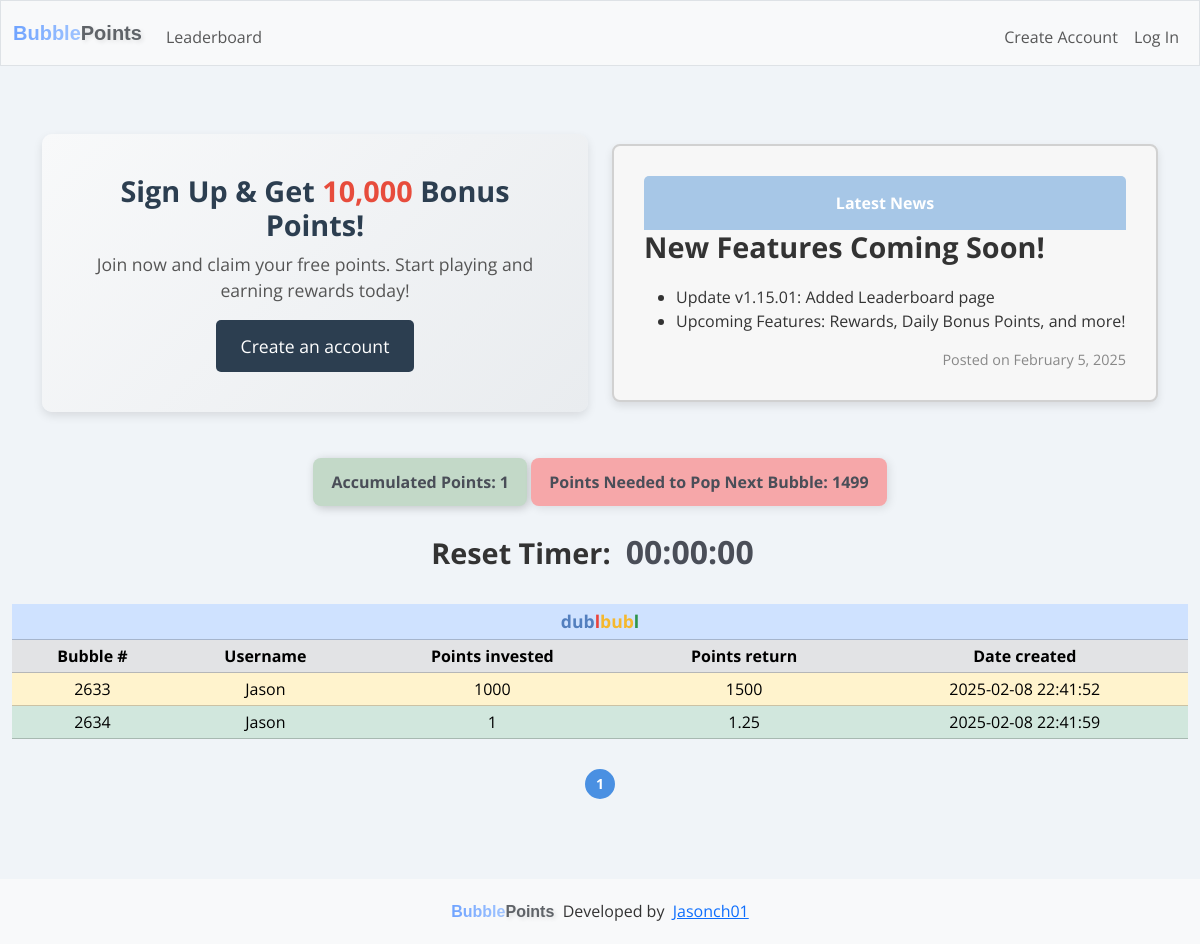
Before: / with the older database file.
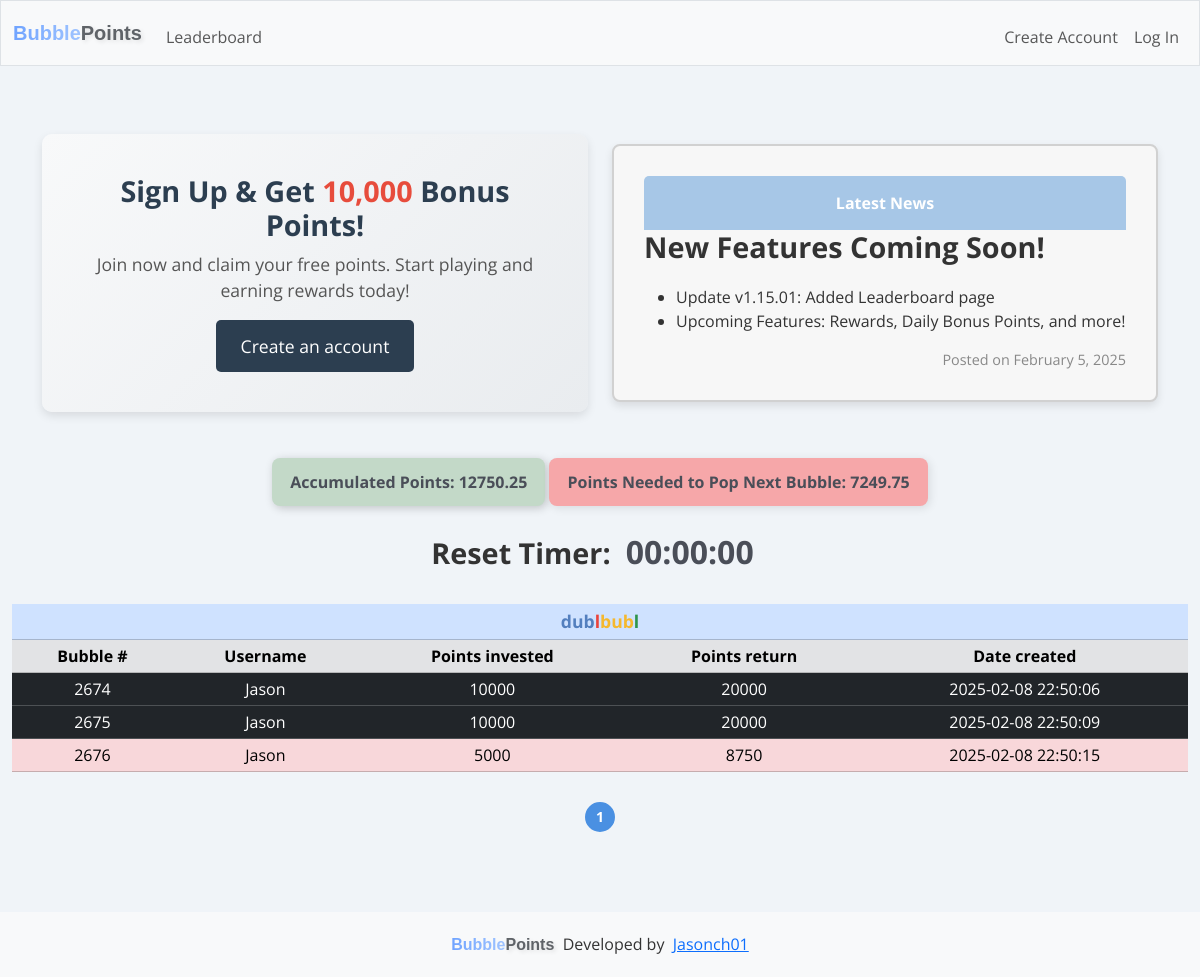
After: the same page with the newer database file.
### tables this page shows
CREATE TABLE points_tracker (
            tracker_id INTEGER PRIMARY KEY AUTOINCREMENT NOT NULL,
            current_points_in INTEGER NOT NULL,
            date_created TEXT NOT NULL        
        );

CREATE TABLE dublbubl (
    row_id INTEGER PRIMARY KEY AUTOINCREMENT NOT NULL,
    user_id INTEGER NOT NULL,
    username TEXT NOT NULL,
    points_in INTEGER NOT NULL,
    points_out INTEGER NOT NULL,
    date_created TEXT NOT NULL,        
    FOREIGN KEY (user_id) REFERENCES users(id)
    FOREIGN KEY (username) REFERENCES users(username)
);

### app.py (the view)
@app.route("/", methods=["GET", "POST"])
def index():
    updated_rows = []  # Initialize with an empty list
    start_timer()
    try:
        dublbubl = cur.execute("SELECT * FROM dublbubl").fetchall()
        page = request.args.get("page", 1, type=int)
        rows_per_page = 20  # Limit rows per page
        offset = (page - 1) * rows_per_page  # Calculate offset
        dublbubl = cur.execute(
            "SELECT * FROM dublbubl ORDER BY row_id ASC LIMIT ? OFFSET ?",
            (rows_per_page, offset)
        ).fetchall()
        total_rows = cur.execute("SELECT COUNT(*) FROM dublbubl").fetchone()[0]
        total_pages = (total_rows + rows_per_page - 1) // rows_per_page  # Round up
        current_points_in = cur.execute("SELECT current_points_in FROM points_tracker").fetchone()
        oldest_row_points_out = cur.execute("SELECT points_out FROM dublbubl ORDER BY row_id ASC LIMIT 1").fetchone()
        user_id = session.get("user_id")
        if user_id:
            user = cur.execute("SELECT * FROM users WHERE id = ?", (user_id,)).fetchall()
            user_history = cur.execute("SELECT * FROM dublbubl_history WHERE creator_id = ? ORDER BY row_id DESC LIMIT 5", (user_id,)).fetchall()
        else:
            user = None
            user_history = None
    except sqlite3.OperationalError as e:
        print("Error: dublbubl_history table does not exist, creating it.")
        init_db()
    if current_points_in is None or oldest_row_points_out is None:
        print("Error: current_points_in or oldest_row_points_out is None.")
        points_in_required = 0  # Default value
    else:
        points_in_required = oldest_row_points_out[0] - current_points_in[0]
    socketio.emit("update_points_info", {
        "current_points_in": current_points_in[0],  # Emitting the actual points_in value
        "points_in_required": points_in_required  # Emitting the calculated points_in_required
    })  # Broadcasts to all connected clients
    points = request.form.get("points")
    current_date = datetime.datetime.now().strftime("%Y-%m-%d %H:%M:%S")
    message = None
    if request.method == "POST":
        if user_id is None:
            return render_template("login.html", message="You must be logged in to create a bubble")
        if not points:
            flash("No points entered", "danger")  # Use "danger" for errors
            return redirect(url_for("index"))
        try:
            points = int(points)
        except ValueError:
            flash("Invalid input", "danger")
            return redirect(url_for("index"))
        if points is None:
            return "Invalid Input"
        elif points <= 0 or points > 10000:
            flash("Points must be between 1 and 10000", "danger")
            return redirect(url_for("index"))
        user_id = session["user_id"]
        user = cur.execute("SELECT * FROM users WHERE id = ?", (user_id,)).fetchone()
        current_points = cur.execute("SELECT points FROM users WHERE id = ?", (user[0],)).fetchone()
        current_points = current_points[0] if current_points else 0  # Default to 0 if no value exists
        if current_points < points:
            flash("Not enough points", "danger")
            return redirect(url_for("index"))
        try:
            if points >= 10000:
                points_out = points * 2  # If points are 10,000 or more, multiply by 2
            elif points >= 5000:
                points_out = points * 1.75  # If points are 5,000 or more but less than 10,000, multiply by 1.75
            elif points >= 1000:
                points_out = points * 1.5  # If points are 1,000 or more but less than 10,000, multiply by 1.5
            else:
                points_out = points * 1.25  # Otherwise, points_out equals points_in (e.g., for smaller amounts)
            cur.execute("""
            INSERT INTO dublbubl (row_id, user_id, username, points_in, points_out, date_created)
            VALUES (?, ?, ?, ?, ?, ?)
            """, (None, user[0], user[1], points, (points_out), current_date))
            con.commit()
            updated_rows = cur.execute("""
                SELECT * FROM dublbubl
                ORDER BY row_id ASC
            """).fetchall()
            total_rows = cur.execute("SELECT COUNT(*) FROM dublbubl").fetchone()[0]
            total_pages = (total_rows + rows_per_page - 1) // rows_per_page  # Round up
            offset = (page - 1) * rows_per_page
            print(f"Page: {page}, Rows per page: {rows_per_page}, Offset: {offset}")
            print(f"Fetching rows starting from: {offset}, Limit: {rows_per_page}")
            updated_rows = cur.execute(
                "SELECT * FROM dublbubl ORDER BY date_created, row_id LIMIT ? OFFSET ?",
                (rows_per_page, offset)
            ).fetchall()
            socketio.emit("update_table", {
                "rows": updated_rows,
                "total_pages": total_pages,
                "current_page": page
            })
            total_points = current_points - points
            if total_points < 0:
                return "Error: Insufficient points balance."
            cur.execute("UPDATE users SET points = ? WHERE id = ?", (total_points, user[0]))
            con.commit()
            socketio.emit("update_point_balance", {
                "point_balance": total_points  # Emitting only the total points balance
            }, room=user[0])  # Emits only to the specific user
            print(f"Emitting update to room: {user[0]} with new balance: {total_points}")
        except Exception as e:
            print(f"Error inserting row into dublbubl: {e}")
            con.rollback()
        current_points_in = cur.execute("SELECT current_points_in FROM points_tracker").fetchone()
        row_count = cur.execute("SELECT COUNT(*) FROM dublbubl").fetchone()[0]
        print(f"Number of rows in dublbubl: {row_count}")
        if row_count > 1:
            if current_points_in:
                new_points_in = current_points_in[0] + points
                cur.execute("UPDATE points_tracker SET current_points_in = ?, date_created = ?", (new_points_in, current_date))
            else:
                cur.execute("INSERT INTO points_tracker (current_points_in, date_created) VALUES (?, ?)", (points, current_date))
            con.commit()
        else:
            new_points_in = current_points_in[0] if current_points_in else 0
            print(f"New points in is { new_points_in }")
        oldest_row_points_out = cur.execute("SELECT points_out FROM dublbubl ORDER BY row_id ASC LIMIT 1").fetchone()
        print(f"Oldest row points out: {oldest_row_points_out[0]}")
        if oldest_row_points_out is None:
            print("No rows found in dublbubl. Exiting loop.")
        else:
            while new_points_in >= oldest_row_points_out[0]:
                oldest_row_id = cur.execute("SELECT row_id FROM dublbubl ORDER BY row_id ASC LIMIT 1").fetchone()
                oldest_row = cur.execute("SELECT * FROM dublbubl ORDER BY row_id ASC LIMIT 1").fetchone()
                if oldest_row is not None:
                        current_total_points = cur.execute("SELECT total_points_earned FROM users WHERE id = ?", (oldest_row[1],)).fetchone()
                        if current_total_points is None:
                            print("No points found for this user.")
                            current_total_points = 0  # Default to 0 if no value exists
                        else:
                            current_total_points = current_total_points[0]  # Extract the value from the tuple
                        print(f"Current total points: {current_total_points}")
                        points = cur.execute("SELECT points FROM users WHERE id = ?", (oldest_row[1],)).fetchone()
                        if points is None:
                            print("No points balance found for this user.")
                            points = 0  # Default to 0 if no value exists
                        else:
                            points = points[0]  # Extract the value from the tuple
                        print(f"User's point balance: {points}")
                else:
                    print("Oldest row is None, skipping points check.")
                if oldest_row:
                    cur.execute("""
                    INSERT INTO dublbubl_history (user_id, username, row_id, creator_id, creator_username, points_in, points_out, date_created, date_archived)
                    VALUES (?, ? ,?, ?, ? ,?, ?, ?, ?)
                    """, (user[0], user[1], oldest_row[0], oldest_row[1], oldest_row[2], oldest_row[3], oldest_row[4], oldest_row[5], current_date))
                    con.commit()
                    updated_user_history = cur.execute("""
                        SELECT * FROM dublbubl_history
                        WHERE creator_id = ?
                        ORDER BY row_id DESC
                        LIMIT 5
                    """, (user[0],)).fetchall()
                    print(f"Checking user[0]: {user[0]}")
                    print(f"Fetching history for creator_id: {user[0]}")
                    print("Fetched history:", updated_user_history)
                    socketio.emit("update_user_history", {
                        "history": [
                            {
                                "bubble_number": row[3],
                                "points_invested": row[6],
                                "points_earned": row[7],
                                "created_on": row[8],
                                "archived_on": row[9]
                            } for row in updated_user_history
                        ]
                    }, room=user[0])  # Emits only to the specific user
                    print(f"Emitting update to room: {user[0]} with updated user history: {oldest_row[4]}")
                    total_points_earned = current_total_points + oldest_row[4]
                    cur.execute("UPDATE users SET total_points_earned = ? WHERE id = ?", (total_points_earned, oldest_row[1]))
                    con.commit()
                    total_points = points + oldest_row[4]
                    cur.execute("UPDATE users SET points = ? WHERE id = ?", (total_points, oldest_row[1]))
                    con.commit()
                    current_total_points = total_points_earned
                    updated_total_points = cur.execute("SELECT points FROM users WHERE id = ?",(user_id,)).fetchone()
                    updated_total_points = updated_total_points[0] if updated_total_points else 0
                    socketio.emit("update_point_balance", {
                        "point_balance": updated_total_points  # Only emitting the total points balance
                    }, room=user_id)  # Emits only to the specific user
                    print(f"Emitting update to room: {user_id} with new balance: {updated_total_points}")
                if oldest_row_id is not None:
                    cur.execute("DELETE FROM dublbubl WHERE row_id = ?", (oldest_row_id[0],))
                    con.commit()
                else:
                    print("Error: oldest_row_id is None, unable to delete row.")
                remaining_points_in = new_points_in - oldest_row_points_out[0]
                cur.execute("UPDATE points_tracker SET current_points_in = ?, date_created = ?", (remaining_points_in, current_date))
                con.commit()
                updated_rows = cur.execute("""
                    SELECT * FROM dublbubl
                    ORDER BY row_id ASC
                """).fetchall()
                total_rows = cur.execute("SELECT COUNT(*) FROM dublbubl").fetchone()[0]
                total_pages = (total_rows + rows_per_page - 1) // rows_per_page  # Round up
                offset = (page - 1) * rows_per_page
                print(f"Page: {page}, Rows per page: {rows_per_page}, Offset: {offset}")
                print(f"Fetching rows starting from: {offset}, Limit: {rows_per_page}")
                updated_rows = cur.execute(
                    "SELECT * FROM dublbubl ORDER BY date_created, row_id LIMIT ? OFFSET ?",
                    (rows_per_page, offset)
                ).fetchall()
                socketio.emit("update_table", {
                    "rows": updated_rows,
                    "total_pages": total_pages,
                    "current_page": page
                })
                print(f"Emitting updated rows to room: {user[0]}")
                new_points_in = remaining_points_in
                oldest_row_points_out = cur.execute("SELECT points_out FROM dublbubl ORDER BY row_id ASC LIMIT 1").fetchone()
                if new_points_in <= 0 or oldest_row_points_out is None:
                    print("No more rows in dublbubl. Exiting loop.")
                    break
        flash("Bubble created successfully!", "success")
        return redirect(url_for("index"))
    else:
        return render_template('index.html', dublbubl=dublbubl, user=user, message=message, current_points_in=current_points_in, points_in_required=points_in_required, user_history=user_history, updated_rows=updated_rows, total_pages=total_pages, current_page=page)

### templates/index.html (shortened to what this page needs)
{% extends "layout.html" %}
{% block main %}
{% if not session["user_id"] %}
<div class="container mt-5">
  <div class="row">
      <div class="col-md-6 d-flex align-items-center">
        <div class="signup-section text-center w-100">
            <h2>Sign Up & Get <span class="bonus-points">10,000</span> Bonus Points!</h2>
            <p>Join now and claim your free points. Start playing and earning rewards today!</p>
            <a href="/register" class="btn signup-btn btn-lg">Create an account</a>
        </div>
    </div>
      <div class="col-md-6">
          <div class="announcement-box">
              <div class="header">Latest News</div>
              <h2>New Features Coming Soon!</h2>
              <ul>
                <li>Update v1.15.01: Added Leaderboard page</li>
                <li>Upcoming Features: Rewards, Daily Bonus Points, and more!</li>
              </ul>
              <div class="date">Posted on February 5, 2025</div>
          </div>
      </div>
  </div>
</div>
{% endif %}
<div class="tracker text-center">
  <p id="current_points_in">Accumulated Points: {{ current_points_in[0] }}</p>
  <p id="points_in_required">Points Needed to Pop Next Bubble: {{ points_in_required }}</p>
  <div class="timer-container">
      <span class="reset-timer-text">Reset Timer: </span>
      <span id="countdown_timer" class="low-time">00:00:00</span>
  </div>
</div>
<table class="table table-success table-sm text-center">
  <thead class="table-primary">
    <tr class="table-primary">
      <th class="table-primary" colspan="5"><div class="table-header"><span class="blue">dub</span><span class="red">l</span><span class="yellow">bub</span><span class="green">l</span></div></th>
    </tr>
  </thead>
  <thead>
    <tr class="table-secondary">
      <th>Bubble #</th>
      <th>Username</th>
      <th>Points invested</th>
      <th>Points return</th>
      <th>Date created</th>
    </tr>
  </thead>
  <tbody id="dublbubl">
    {% for row in dublbubl %}
    <tr class="
    {% if row[3] >= 10000 %}
      table-dark
    {% elif row[3] >= 5000 %}
      table-danger
    {% elif row[3] >= 1000 %}
      table-warning
    {% else %}
      table-success
    {% endif %}
    ">
      <td>{{ row[0] }}</td>
      <td>{{ row[2] }}</td>
      <td>{{ row[3] }}</td>
      <td>{{ row[4] }}</td>
      <td>{{ row[5] }}</td>
    </tr>
    {% endfor %}
  </tbody>
</table>
<div class="text-center" id="pagination">
  {% for i in range(1, total_pages + 1) %}
      <a href="{{ url_for('index', page=i) }}"
         style="padding: 5px; {% if i == current_page %}font-weight: bold;{% endif %}">
          {{ i }}
      </a>
  {% endfor %}
</div>
{% endblock %}

Changed rows visible on the page:
removed dublbubl: row_id "2633", username "Jason", points_in "1000", points_out "1500", date_created "2025-02-08 22:41:52"
removed dublbubl: row_id "2634", username "Jason", points_in "1", points_out "1.25", date_created "2025-02-08 22:41:59"
changed points_tracker: current_points_in "1" → "12750.25"
added dublbubl: row_id "2674", username "Jason", points_in "10000", points_out "20000", date_created "2025-02-08 22:50:06"
added dublbubl: row_id "2675", username "Jason", points_in "10000", points_out "20000", date_created "2025-02-08 22:50:09"
added dublbubl: row_id "2676", username "Jason", points_in "5000", points_out "8750", date_created "2025-02-08 22:50:15"
Other visible differences:
{{ points_in_required }}: "1499" → "7249.75"
